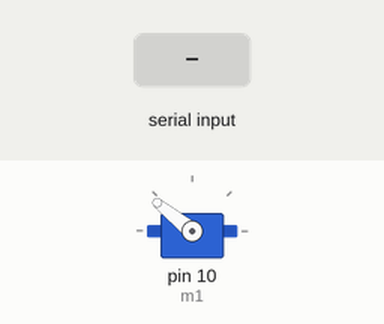
This sketch was run on a simulated Arduino Uno, built with avr-gcc and run on an emulated ATmega328P. Shown: servo. The test bench sets the inputs (shaded band). What the sketch prints to the serial monitor is not drawn.

Above: at 0.8 s.
0.9 s: "1" received over Serial
At 1.3 s:
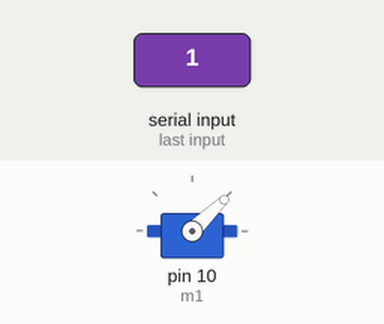
Timing chart, 0 to 3.9 s (numbered marks = the images above; inputs shaded):
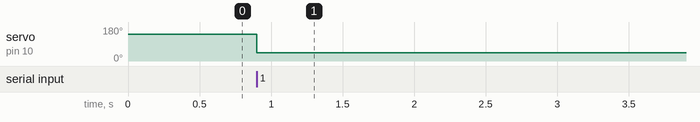

Measured:
- after the input at 0.9 s, servo on pin 10 (m1): 141° → 44° at once

The sketch:

calibration.ino
```cpp
#include <Servo.h>
#define MAX_SIGNAL 2000
#define MIN_SIGNAL 1000
Servo m1;

void setup(){
  Serial.begin(9600);
  Serial.println("calibration, outputting maximumum output");
  m1.attach(10);
  //m1.attach(11);
  //m1.attach(12);
  //m1.attach(13);
  m1.writeMicroseconds(MAX_SIGNAL);

  Serial.println("Connect esc to battery pack");
  while (!Serial.available());
  Serial.read();
  //delay(3000);
  m1.writeMicroseconds(MIN_SIGNAL);

}
void loop(){
  m1.writeMicroseconds(1000);
  delay(20);

}
```
